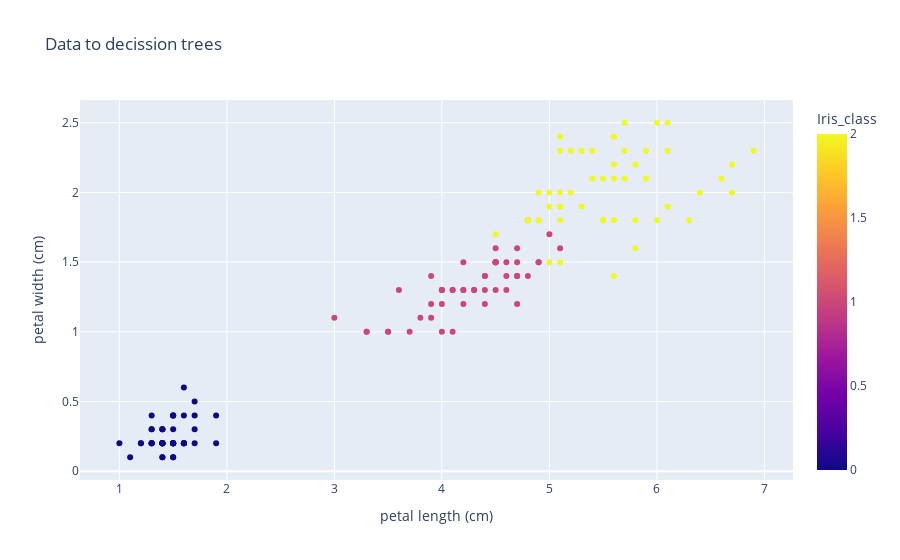

This figure's notebook cell:
### Code cell
px.scatter(data_frame = df,x = 'petal length (cm)',
           y = 'petal width (cm)',color ='Iris_class',
          title = 'Data to decission trees')

### Figure 1 — Plotly figure (JSON) as saved in the notebook; plotly's stock layout.template omitted (floating-point values rounded to 4 significant figures; data arrays with more than 128 entries replaced by an {"elided": "..."} marker saying what was removed)
{"data": [{"hovertemplate": "petal length (cm)=%{x}<br>petal width (cm)=%{y}<br>Iris_class=%{marker.color}<extra></extra>", "legendgroup": "", "marker": {"color": {"elided": "150 int values"}, "coloraxis": "coloraxis", "symbol": "circle"}, "mode": "markers", "name": "", "orientation": "v", "showlegend": false, "type": "scatter", "x": {"elided": "150 float values"}, "xaxis": "x", "y": {"elided": "150 float values"}, "yaxis": "y"}], "layout": {"coloraxis": {"colorbar": {"title": {"text": "Iris_class"}}, "colorscale": [[0, "#0d0887"], [0.1111, "#46039f"], [0.2222, "#7201a8"], [0.3333, "#9c179e"], [0.4444, "#bd3786"], [0.5556, "#d8576b"], [0.6667, "#ed7953"], [0.7778, "#fb9f3a"], [0.8889, "#fdca26"], [1, "#f0f921"]]}, "legend": {"tracegroupgap": 0}, "title": {"text": "Data to decission trees"}, "xaxis": {"anchor": "y", "domain": [0, 1], "title": {"text": "petal length (cm)"}}, "yaxis": {"anchor": "x", "domain": [0, 1], "title": {"text": "petal width (cm)"}}}}
